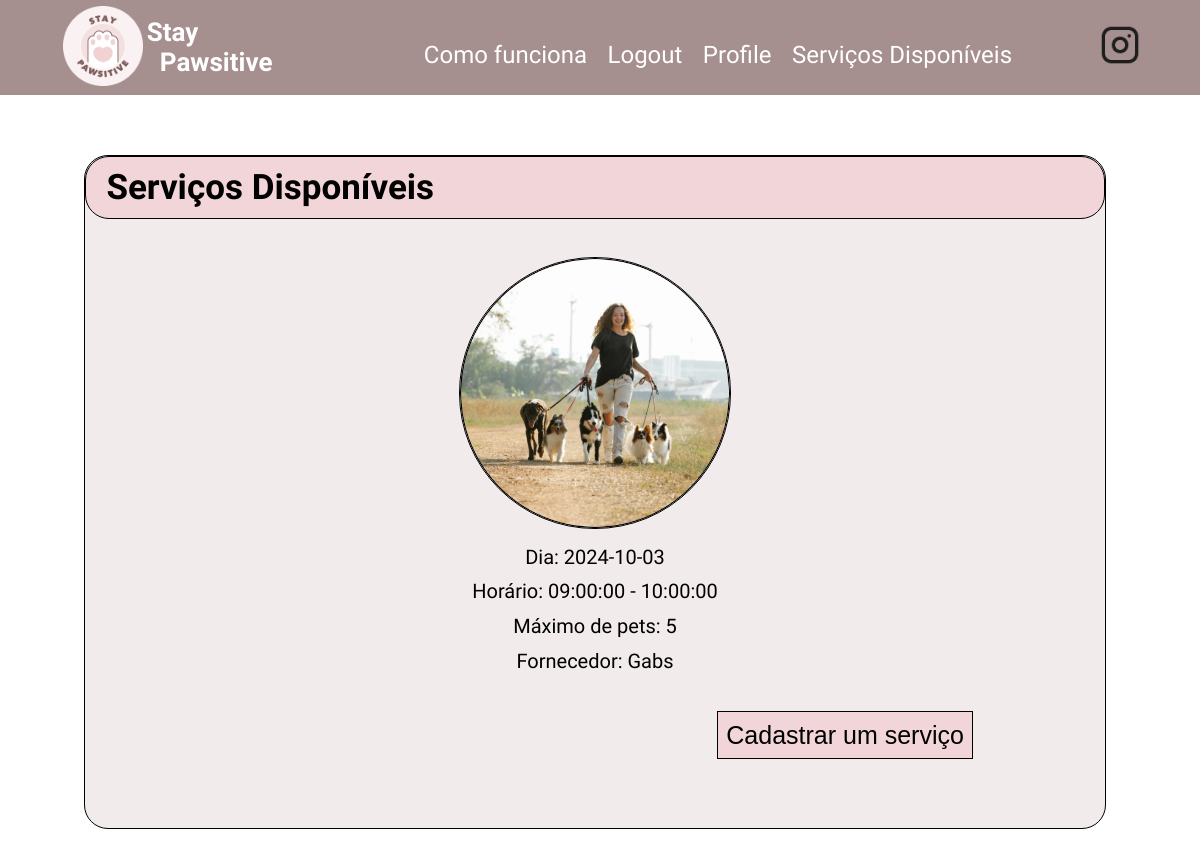
The app's page /services/ (signed in) with its own data.
### app/models.py (models this page shows, shortened)
class PossibleWalk(db.Model):
    id: so.Mapped[int] = so.mapped_column(primary_key = True, autoincrement=True)
    max_pets: so.Mapped[int] = so.mapped_column()
    date: so.Mapped[datetime.date] = so.mapped_column(Date)
    start_hour: so.Mapped[time] = so.mapped_column(Time)
    end_hour: so.Mapped[time] = so.mapped_column(Time)
    username: so.Mapped[str] = so.mapped_column(sa.ForeignKey(User.username), index=True)

### app/routes.py (the view)
@app.route('/services/', methods=['GET', 'POST'])
@login_required
def services():
    possible_walks = db.session.query(PossibleWalk).filter(PossibleWalk.username != current_user.username).all()
    return render_template('services.html', title='Ver serviços disponíveis', possible_walks=possible_walks)

### app/models.py (called while the page is built)
@login.user_loader
def load_user(id):
    return db.session.get(User, int(id))

### app/templates/services.html
{% extends "base.html" %}
{% block head %}
    {{ super() }}
    <link rel="stylesheet" href="{{url_for('static', filename='styles/user.css')}}">
{% endblock head %}
{% block content %}
<div class="container">
    <div class="title">
        Serviços Disponíveis
    </div>
    <div class="pets">
        <div class="list">
            {% for walk in possible_walks %}
            <div>
                <img src="{{url_for('static', filename='images/passeio.png')}}">
                <p>Dia: {{walk.date}} </p>
                <p>Horário: {{walk.start_hour}} - {{walk.end_hour}} </p>
                <p>Máximo de pets: {{walk.max_pets}} </p>
                <p>Fornecedor: {{walk.username}}
            </div>
            {% endfor%}
        </div>
        <button onclick="redirect_new_walk()">Cadastrar um serviço</button>
</div>
{% endblock %}

### app/static/styles/base.css (style rules this page uses)
:root { font-size: 62.5%; }
body { font-family: 'Montserrat Alternates', sans-serif; font-style: normal; margin: 0; padding: 0; }

### app/static/styles/user.css (style rules this page uses)
body { font-family: 'Montserrat Alternates', sans-serif; font-style: normal; margin: 0; padding: 0; min-height: 1000px; }
html { margin: 0; padding: 0; height: 100%; }
.container { width: 85%; background-color: #F2EBEC; margin-left: 7%; margin-top: 5%; border: 1px solid #F2D5D8; border-radius: 24px; padding-bottom: 4%; border: 0.5px solid black; }
.title { background-color: #F2D5D8; padding: 1% 2%; border-radius: 24px; border: 0.5px solid black; font-size: 35px; font-weight: 700; }
.pets { display: flex; flex-direction: column; padding: 2% 8%; }
.pets > button, .services > button { background-color: #F2D5D8; font-size: 25px; font-weight: 400; padding: 1%; border: 1px solid black; align-self: flex-end; margin-right: 5rem; margin-top: 1rem; }
.list { display: flex; flex-wrap: wrap; justify-content: space-around; text-align: center; font-size: 20px; }
.list > div { padding: 2% 0%; }
.list img { width: 27rem; height: 27rem; border-radius: 50%; border: 1px solid black; }
.list p { margin-top: 4%; margin-bottom: 4%; }

### records on screen
PossibleWalk: date "2024-10-03", start_hour "09:00:00", end_hour "10:00:00", max_pets "5", username "Gabs"
